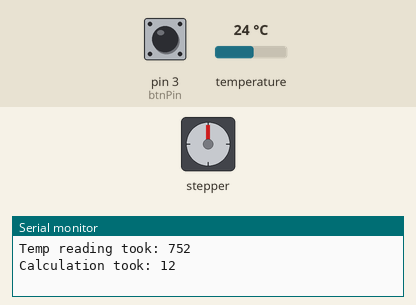
Simulated run of this sketch. Board: Arduino Nano, built with avr-gcc and run on an emulated ATmega328P. Parts: stepper motor, the last lines printed to the serial monitor. Wiring (inferred from the names in the program): stepper motor driver (200 steps per turn assumed): step pin 9; direction pin 8. The test bench sets the inputs (shaded band); at power-on: temperature 24 °C, pin 3 (btnPin) HIGH.

Above: at 19.2 s.
19.3 s: temperature set to 19 °C
At 24.8 s:
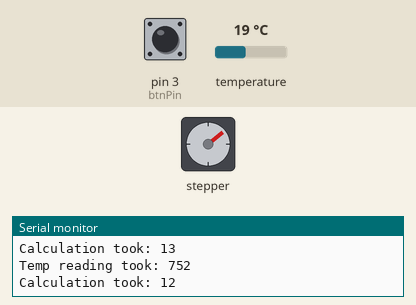
25.1 s: temperature set to 28 °C
At 30.5 s:
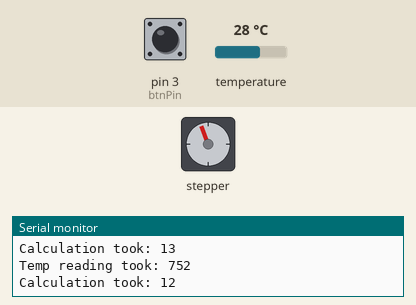
30.9 s: temperature set to 12 °C
At 33.2 s:
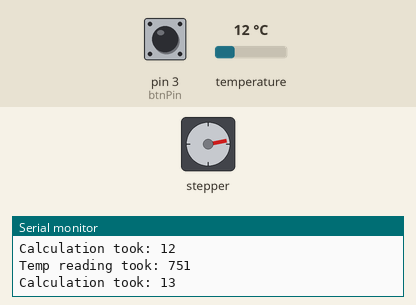
36.7 s: temperature set to 33 °C
At 38.6 s:
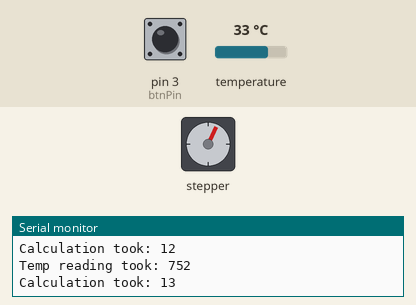
42.5 s: temperature set to 41 °C
47.8 s: temperature set to 29 °C
Timing chart, 0 to 54.6 s (numbered marks = the images above; inputs shaded):
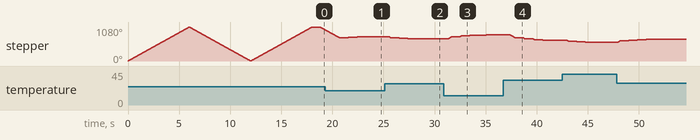

Measured:
- after the input at 36.7 s, stepper: turns 86° counter-clockwise in 0.48 s, then 45° counter-clockwise in 0.24 s, then 22° counter-clockwise in 0.12 s, then 11° counter-clockwise in 0.06 s, and so on

The sketch:

experimental_stepper_code.ino
```cpp
/*  Use a stepper motor as a dial gauge to display measurements taken with a temperature sensor.
 *  Produces jerky dial movements because DS18B20 takes .6 seconds to produce a measurement every time it is queried.
 *  Author: Graham Home
 *  Hardware:
 *  Arduino Nano
 *  DS18B20 Temperature Sensor
 *  Switech X27 168 Stepper Motor
 */

using namespace std;

// Libraries needed for temperature sensor
#include <OneWire.h>
#include <DallasTemperature.h>

// Math library
#include <Math.h>

// I/O pin numbers
const int stepPin = 9; // Set high to start steppin'
const int dirPin = 8; // Sets direction
const int btnPin = 3; // Connected to pushbutton
const int tempPin = 6; // Connected to temperature sensor

// OneWire instance to communicate with the temperature sensor
OneWire oneWire(tempPin);

// Dallas Temperature instance created from the oneWire reference
DallasTemperature sensors(&oneWire);

// Max/min values for temperature readings, in degrees Fahrenheit
const int minTemp = 30;
const int maxTemp = 263;

// Max/min values for needle distance
const int minPos = 0;
const int maxPos = 600;

// Current needle position (default to max position value)
int position = maxPos;

// On/off toggle
bool on = true;

// Average temperature in degrees Fahrenheit (-1 by default to signal no measurement made)
float avgTemp = -1;

void setup() {
  // Set up I/O pins
  pinMode( stepPin, OUTPUT );
  pinMode( dirPin, OUTPUT );
  pinMode( btnPin, INPUT );

  // Set up interrupt for pushbutton
  attachInterrupt( digitalPinToInterrupt(btnPin), toggle, FALLING ); // Debounced

  // Set dial gauge to starting position
  resetNeedle();

  // Start up the Dallas Temperatures library
  sensors.begin();

  // start serial port
  Serial.begin(9600);
}

/**
 *  Cyclic executive.
 */
void loop() {
  if ( on ) {
    updateTemp();
  }
}

/**
 * Updates the position of the needle gauge to indicate the measured temperature.
 */
void updateTemp() {
  unsigned long time = millis();
  sensors.requestTemperatures(); // Send the command to get temperature reading
  unsigned long timeTwo = millis();
  Serial.print( "Temp reading took: " );
  Serial.println( timeTwo-time );
  time = millis();
  float temp = ( ( sensors.getTempCByIndex( 0 ) * 1.8 ) + 32 ); // Get temperature in degrees Fahrenheit
  if ( avgTemp == -1 ) {
    avgTemp = temp;
  } else {
    avgTemp = ( avgTemp + temp ) / 2;
  }
  int newPosition = ( avgTemp / ( maxTemp-minTemp ) ) * ( maxPos-minPos );
  timeTwo = millis();
  Serial.print( "Calculation took: " );
  Serial.println( timeTwo-time );
  move( abs( position - newPosition ), newPosition > position );
}

/**
 * Resets the needle to the starting position, then sweeps it the max distance in both directions.
 */
void resetNeedle() {
  move( maxPos - minPos, false );
  move( maxPos - minPos, true );
  move( maxPos - minPos, false );
}

/**
 * Moves the needle the specified distance in the specified direction.
 * @param distance : The distance to move.
 * @param clockwise : True to move clockwise, false for counter-clockwise.
 */
void move(int distance, bool clockwise) {
  bool validMove = ( ( clockwise ) ? ( ( position + distance ) <= maxPos ) : ( ( position - distance ) >= minPos ) );
  if ( validMove ) {
    if ( clockwise ) {
      digitalWrite( dirPin, LOW );
    } else {
      digitalWrite( dirPin, HIGH );
    }
    for( int x = 0; x < distance; x++ ) {
      digitalWrite( stepPin, HIGH );
      delayMicroseconds( 5000 );
      digitalWrite( stepPin, LOW );
      delayMicroseconds( 5000 );
    }
    position = ( ( clockwise ) ? position + distance : position - distance );
  }
}

/**
 * Incrementally steps the needle all the way forward, then back.
 * Test function.
 */
void stepFwdAndBack() {
  int increment = 10;
  bool clockwise = true;
  while ( position < maxPos ) {
    if ( on ) {
      move( increment, clockwise );
    }
    //delay(100);
  }
  clockwise = false;
  while ( position > minPos ) {
    if ( on ) {
      move( increment, clockwise );
      //delay(100);
    }
  }
}

/**
 * Toggles the program's on/off switch.
 */
void toggle() {
  on = !on;
}
```
